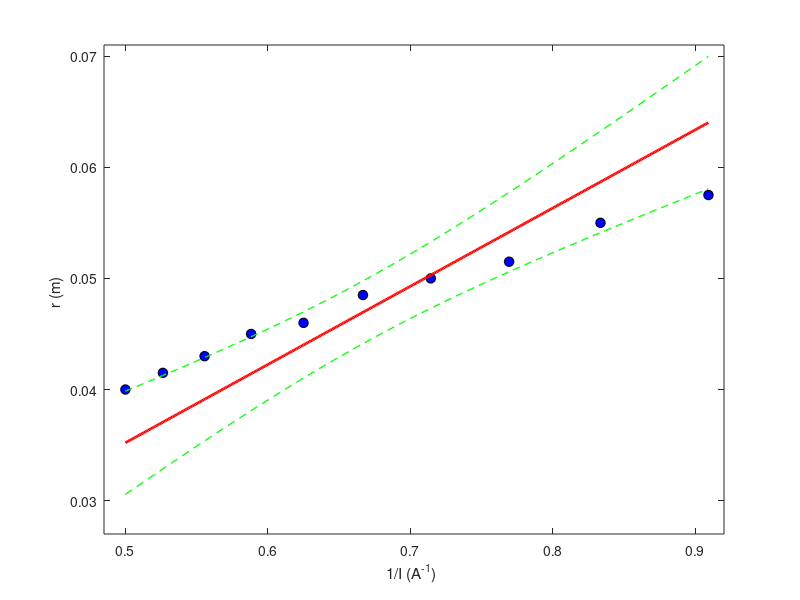

This chart was generated by the following MATLAB code:
clear
clc
%Varibles/data

I = [1.1, 1.2, 1.3, 1.4, 1.5, 1.6, 1.7, 1.8, 1.9, 2.0,]';
r = .01*[5.75, 5.5, 5.15, 5, 4.85, 4.6, 4.5, 4.3, 4.15, 4]'; %converted from cm

R = .16;
Tr = 30;
V = 9;
U = ((4*pi)*10^-7);
k = 8/((125)^(1/2));

%line of best fit

x = I.^(-1); 
y = r; 
slope =x\y; 

x_plot = [min(x):1e-3:max(x)]';
y_plot = slope.*x_plot;

%confidence interval
n=length(x);
sig = sqrt(sum((y - x*slope).^2)./(n - 1)); 
se_s = sig*sqrt(1/((n - 1)*std(x)^2)); 
ci_s = tinv(0.975,n - 1)*se_s; 
SE = sig.*sqrt(1/length(x) + (x_plot-mean(x)).^2./((length(x)-1)*std(x).^2));
CI = tinv(0.975, length(x)-1).*SE;

%graph
figure(1)
clf
plot(x,y,'ok','MarkerFaceColor','b','MarkerSize',7)
hold on
plot(x_plot,y_plot,'r-','LineWidth',2)
plot(x_plot, y_plot + CI, 'g--', 'LineWidth', 1)
plot(x_plot, y_plot - CI, 'g--', 'LineWidth', 1)
hold off
ylabel('r (m) ')
xlabel('1/I (A^{-1}) ')
set(figure(1), 'color', 'white')
axis([.485, .92, .027, .071]) 


%equations


q = (1/(slope.^2))*((2*V*R^2)/(k^2*U^2*Tr*2));
ci_q_m = (2 * (1/(slope.^3))) * ((2*V*R^2)/(k^2*U^2*Tr*2))*ci_s;
disp('q/m (C/kg) = ')
disp(q)
disp('ci_q/m = ')
disp(ci_q_m)
